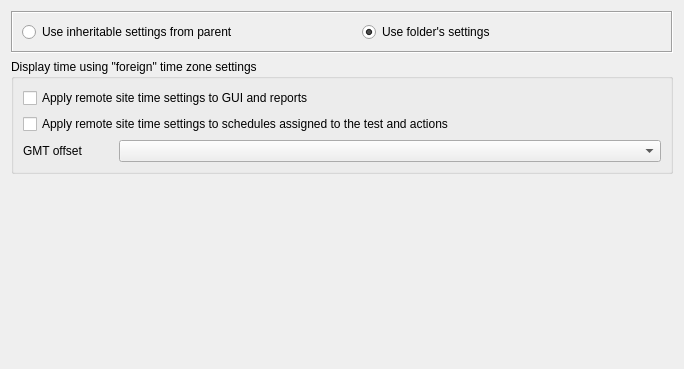
<?xml version="1.0" encoding="UTF-8"?>
<ui version="4.0">
 <class>RegionalPropertiesWidget</class>
 <widget class="QWidget" name="RegionalPropertiesWidget">
  <property name="geometry">
   <rect>
    <x>0</x>
    <y>0</y>
    <width>684</width>
    <height>369</height>
   </rect>
  </property>
  <property name="windowTitle">
   <string>Form</string>
  </property>
  <layout class="QVBoxLayout" name="verticalLayout_2">
   <item>
    <widget class="QFrame" name="frame">
     <property name="frameShape">
      <enum>QFrame::Box</enum>
     </property>
     <property name="frameShadow">
      <enum>QFrame::Sunken</enum>
     </property>
     <layout class="QHBoxLayout" name="horizontalLayout_5">
      <property name="spacing">
       <number>40</number>
      </property>
      <item>
       <widget class="QRadioButton" name="rbUseInheritable">
        <property name="text">
         <string>Use inheritable settings from parent</string>
        </property>
       </widget>
      </item>
      <item>
       <widget class="QRadioButton" name="rbUseOwnRegionalSettings">
        <property name="text">
         <string>Use folder's settings</string>
        </property>
        <property name="checked">
         <bool>true</bool>
        </property>
       </widget>
      </item>
     </layout>
    </widget>
   </item>
   <item>
    <widget class="QGroupBox" name="groupBox">
     <property name="title">
      <string>Display time using &quot;foreign&quot; time zone settings</string>
     </property>
     <layout class="QVBoxLayout" name="verticalLayout">
      <item>
       <widget class="QCheckBox" name="chkApplyToGui">
        <property name="text">
         <string>Apply remote site time settings to GUI and reports</string>
        </property>
       </widget>
      </item>
      <item>
       <widget class="QCheckBox" name="chkApplyToSchedules">
        <property name="text">
         <string>Apply remote site time settings to schedules assigned to the test and actions</string>
        </property>
       </widget>
      </item>
      <item>
       <layout class="QHBoxLayout" name="horizontalLayout" stretch="1,6">
        <item>
         <widget class="QLabel" name="label">
          <property name="text">
           <string>GMT offset</string>
          </property>
         </widget>
        </item>
        <item>
         <widget class="QComboBox" name="cmbGmtOffset"/>
        </item>
       </layout>
      </item>
     </layout>
    </widget>
   </item>
   <item>
    <spacer name="verticalSpacer">
     <property name="orientation">
      <enum>Qt::Vertical</enum>
     </property>
     <property name="sizeHint" stdset="0">
      <size>
       <width>20</width>
       <height>173</height>
      </size>
     </property>
    </spacer>
   </item>
  </layout>
 </widget>
 <resources/>
 <connections/>
</ui>
